Frame 1 (no input): blank canvas, image omitted
Frame 60 (no input): blank canvas, image omitted
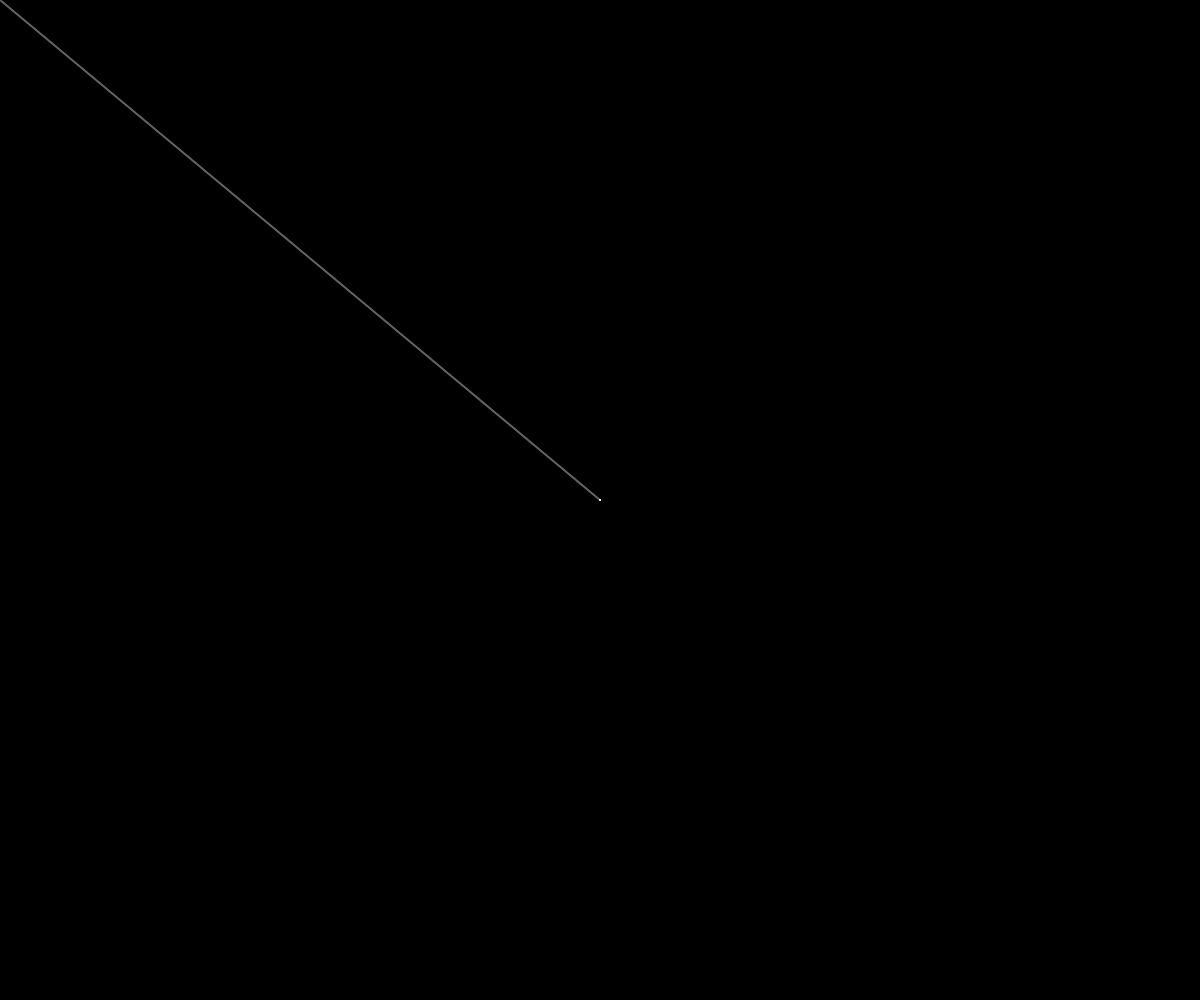
Frame 120 (the mouse pressed at the canvas centre since frame 60)

The p5.js sketch whose frames 1 and 60 were blank and that drew this single picture after the mouse press (run headless with seeded random() and noise() and a simulated clock; from frame 60 on, the mouse is pressed at the canvas centre):

// p5.js sketch
// ── sketch.js
function setup() {
  createCanvas(windowWidth, windowHeight);
  background(0);
  rectWidth = width / 4;
  cursor(CROSS);
  colorMode(HSB, 255);


}

function draw() {

  if (mouseIsPressed) {
    stroke(255, 100, );
    strokeWeight(2);
    line(mouseX, mouseY, pmouseX, pmouseY);

    if (mouseY < height / 2) {
      line(mouseX, mouseY, 0, 0);
      strokeWeight(2);
    }
    if (mouseY > height / 2) {
      stroke(random(0, 255), random(0, 255), 255);
      line(mouseX, mouseY, 2000, 10);

    }
  }
}


function mouseClicked() {


  if (mouseY < height / 4) {
    noFill();
    stroke(0, 255, 255);
    circle(500, 500, 400, 400, mouseX, mouseY, 50, 50);
  }
}

function windowResized() {
  resizeCanvas(windowWidth, windowHeight);
  background(0);
}


function keyPressed() {
  let keyIndex = -1;
  if (key >= 'a' && key <= 'z') {
    keyIndex = key.charCodeAt(0) - 'a'.charCodeAt(0);
  }
  if (keyIndex === -1) {
    // If it's not a letter key, clear the screen
    background(230);
  } else {
    // It's a letter key, fill a rectangle
    randFill_r = Math.floor(Math.random() * 255 + 1);
    randFill_g = Math.floor(Math.random() * 255 + 1);
    randFill_b = Math.floor(Math.random() * 255 + 1);
    fill(randFill_r, randFill_g, randFill_b);
    let x = map(keyIndex, 0, 25, 0, width - rectWidth);
    rect(x, 0, rectWidth, height);
  }
}
